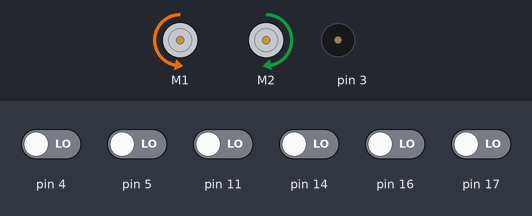
This sketch was run on a simulated Arduino Uno, built with avr-gcc and run on an emulated ATmega328P. Parts: 2 × DC motor (green arrow = forward, orange = backward, longer = faster), buzzer (waves = sounding). Inputs (shaded band) come from the test bench; at power-on: pin 4, pin 5, pin 11, pin 14, pin 16, pin 17 LOW. At 6.7 s the program stops and its outputs stay as they are.

Above: at 6.2 s.
6.3 s: pin 4 driven HIGH and pin 5 driven HIGH
At 6.39 s:
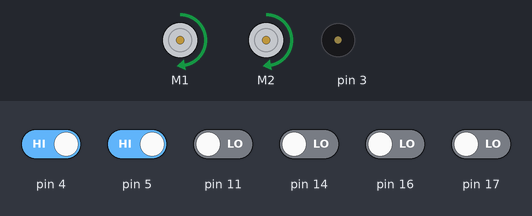
At 6.8 s:
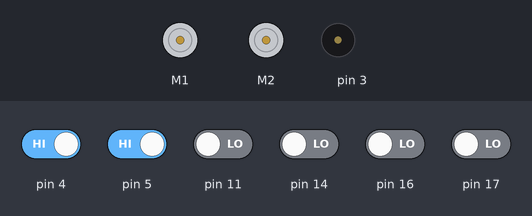
Timing chart, 0 to 8.2 s (numbered marks = the images above; inputs shaded):
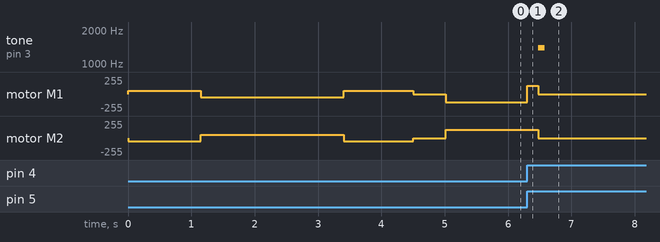

The sketch:

left_hand_on_the_wall.ino
```cpp
#include <Wire.h>
#include <ZumoShield.h>

ZumoMotors motors;
ZumoReflectanceSensorArray linesensors(QTR_NO_EMITTER_PIN);
ZumoBuzzer buzzer;

void setup() {
  int i;
  int spin_direction = 1;
  motors.setSpeeds(80*spin_direction, -80*spin_direction);
  for(i = 0; i<100; i++){
    linesensors.calibrate();
    if(i%50 == 25){ // every 50 loops, starting on loop 25...
      spin_direction = -spin_direction;
      motors.setSpeeds(80*spin_direction, -80*spin_direction);
    }
    delay(20);
  }
  motors.setSpeeds(0,0);
  delay(500);
}

unsigned int sensor_vals[6];
int THRESHOLD = 400;
int BASE_SPEED = 200;
int line_position;
char path[50];
int turn_counter = 0;
bool finish_detected = false;

int INTERSECTION_LEFT_TURN = 0;
int INTERSECTION_RIGHT_TURN = 1;
int INTERSECTION_T = 2;
int INTERSECTION_CROSS = 3;
int INTERSECTION_LEFT_T = 4;
int INTERSECTION_RIGHT_T = 5;
int FINISH = 6;
int NO_INTERSECTION = 7;

void loop() {
  line_position = linesensors.readLine(sensor_vals);

  bool line_on_left = sensor_vals[0] > THRESHOLD;
  bool line_on_right = sensor_vals[5] > THRESHOLD;

  int intersection_type = NO_INTERSECTION;

  if(line_on_left || line_on_right) {
    motors.setSpeeds(BASE_SPEED, BASE_SPEED);
    intersection_type = get_intersection_type();
  }

  if(intersection_type == NO_INTERSECTION && sensor_vals[1] < THRESHOLD && sensor_vals[2] < THRESHOLD && sensor_vals[3] < THRESHOLD && sensor_vals[4] < THRESHOLD){
    path[turn_counter] = 'U';
    turn_counter++;
    u_turn();
  }

  if(intersection_type == INTERSECTION_RIGHT_T){
    path[turn_counter] = 'S';
    turn_counter++;
    follow_line();
  }
  if(intersection_type == INTERSECTION_LEFT_TURN ||
     intersection_type == INTERSECTION_LEFT_T ||
     intersection_type == INTERSECTION_CROSS ||
     intersection_type == INTERSECTION_T){
    path[turn_counter] = 'L';
    turn_counter++;
    turn_left();
  }
  if(intersection_type == INTERSECTION_RIGHT_TURN){
    path[turn_counter] = 'R';
    turn_counter++;
    turn_right();
  }
  if(intersection_type == NO_INTERSECTION) {
    follow_line();
  }
  if(intersection_type == FINISH){
    solved();
  }
}

int get_intersection_type() {
  bool line_on_left = sensor_vals[0] > THRESHOLD;
  bool line_on_right = sensor_vals[5] > THRESHOLD;

  bool line_on_left_ever = line_on_left;
  bool line_on_right_ever = line_on_right;

  int finish_counter = 0;

  while(line_on_left || line_on_right){
    linesensors.read(sensor_vals);
    line_on_left = sensor_vals[0] > THRESHOLD;
    line_on_right = sensor_vals[5] > THRESHOLD;

    line_on_left_ever = line_on_left || line_on_left_ever;
    line_on_right_ever = line_on_right || line_on_right_ever;

    finish_counter++;
    if(finish_counter > 60){
      //buzzer.play("O6c32d32e32f32g32");
      return FINISH;
    }
  }

  bool line_straight = sensor_vals[2] > THRESHOLD || sensor_vals[3] > THRESHOLD;

  if(!line_straight && line_on_left_ever && line_on_right_ever) {
    buzzer.play("O6c32c32c32");
    return INTERSECTION_T;
  }
  if(line_straight && line_on_left_ever && line_on_right_ever){
    buzzer.play("O6c32e32c32");
    return INTERSECTION_CROSS;
  }
  if(!line_straight && !line_on_right_ever){
    buzzer.play("O6c32d32e32");
    return INTERSECTION_LEFT_TURN;
  }
  if(!line_straight && !line_on_left_ever){
    buzzer.play("O6e32d32c32");
    return INTERSECTION_RIGHT_TURN;
  }
  if(line_straight && !line_on_right_ever){
    buzzer.play("O6e32d32e32");
    return INTERSECTION_LEFT_T;
  }
  if(line_straight && !line_on_left_ever){
    buzzer.play("O6c32d32c32");
    return INTERSECTION_RIGHT_T;
  }
}

void turn_left() {
  motors.setSpeeds(-BASE_SPEED, BASE_SPEED);
  while(sensor_vals[3] > THRESHOLD){
    linesensors.read(sensor_vals);
  }
  while(sensor_vals[3] < THRESHOLD){
    linesensors.read(sensor_vals);
  }
}

void turn_right() {
  motors.setSpeeds(BASE_SPEED, -BASE_SPEED);
  while(sensor_vals[2] > THRESHOLD){
    linesensors.read(sensor_vals);
  }
  while(sensor_vals[2] < THRESHOLD){
    linesensors.read(sensor_vals);
  }
}

void u_turn() {
  motors.setSpeeds(-BASE_SPEED, BASE_SPEED);
  while(sensor_vals[0] < THRESHOLD){
    line_position = linesensors.readLine(sensor_vals);
  }
  while(line_position > 3000 || line_position < 2000){
    line_position = linesensors.readLine(sensor_vals);
  }
}

void solved(){
  motors.setSpeeds(0,0);
  for(int i=0; i<turn_counter+1; i++){
    if(path[i] == 'L'){
      buzzer.playNote(NOTE_C(6), 100, 15);
      delay(200);
    }
    if(path[i] == 'R'){
      buzzer.playNote(NOTE_D(6), 100, 15);
      delay(200);
    }
    if(path[i] == 'S'){
      buzzer.playNote(NOTE_E(6), 100, 15);
      delay(200);
    }
    if(path[i] == 'U'){
      buzzer.playNote(NOTE_F(6), 100, 15);
      delay(200);
    }
  }
  while(true){
    // do nothing!
  }
}


double PROPORTION_GAIN = 0.2;
double DERIVATIVE_GAIN = 3;
int last_error = 0;
void follow_line(){
  // follow line
  int error = line_position - 2500;
  int error_change = error - last_error;
  int left_speed = BASE_SPEED + PROPORTION_GAIN * error + DERIVATIVE_GAIN * error_change;
  int right_speed = BASE_SPEED + -PROPORTION_GAIN * error + -DERIVATIVE_GAIN * error_change;
  last_error = error;

  // set speed
  motors.setSpeeds(left_speed, right_speed);
}
```

Measured:
- after the input at 6.3 s, tone on pin 3: silent → 1396 Hz after 0.18 s, → silent 0.10 s later; motor M1: backward 127/255 → forward 127/255 at once, → stopped 0.18 s later; motor M2: forward 127/255 → stopped after 0.18 s
